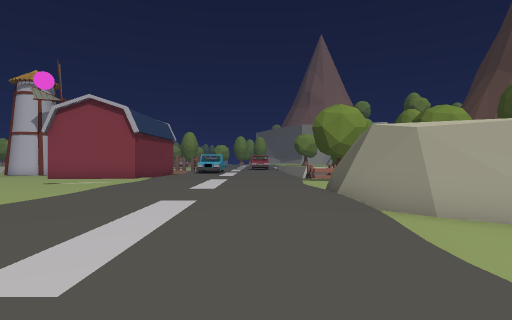
[1] (above)

24 first-person views from a walk through a scene from a Unity 3-D project. The camera is 1.2 m above the floor, looks level and sees 80° across. The floor is counted in squares, 2 m on a side. Each view is taken from the middle of a square. On the plan, view 1 faces up. The plan holds only what a view shows up to about 9 squares ahead; the rest is blank. The place goes on beyond the plan.

[2]
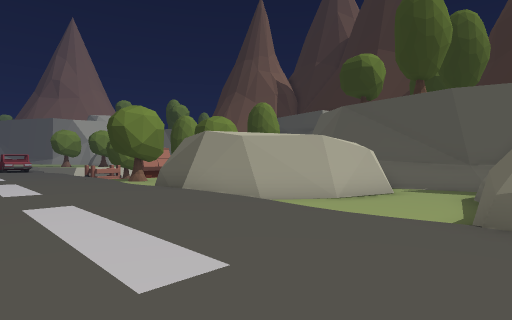

[3]
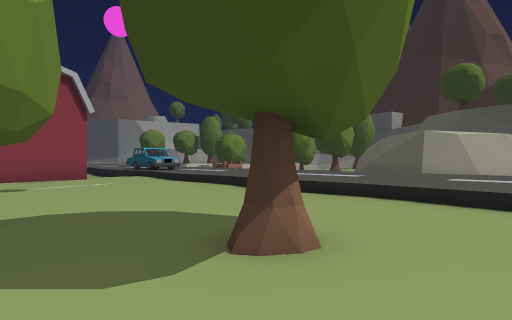

[4]
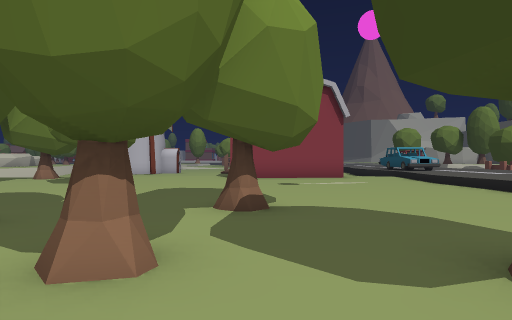

[5]
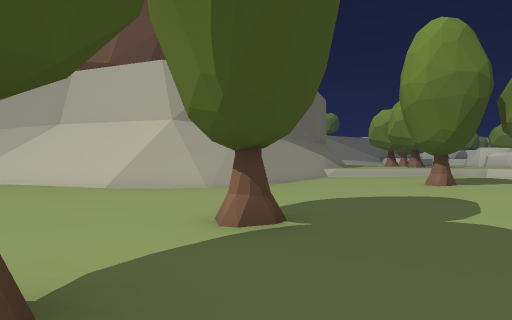

[6]
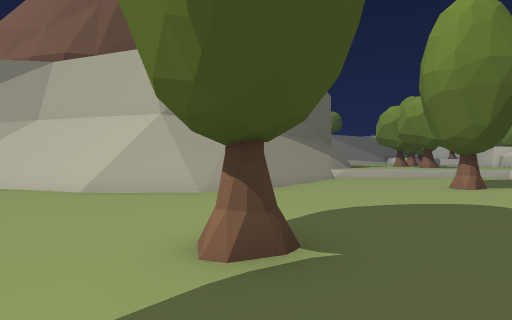

[7]
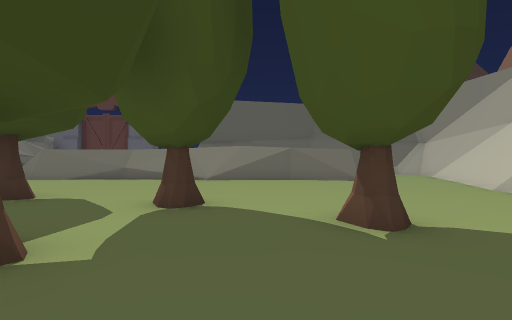

[8]
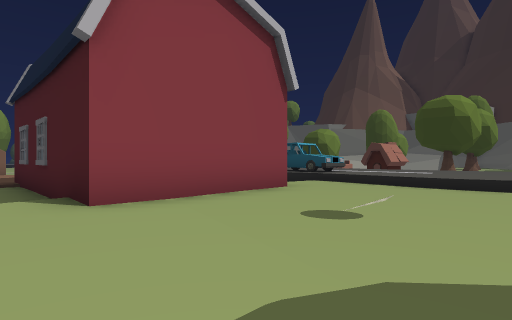

[9]
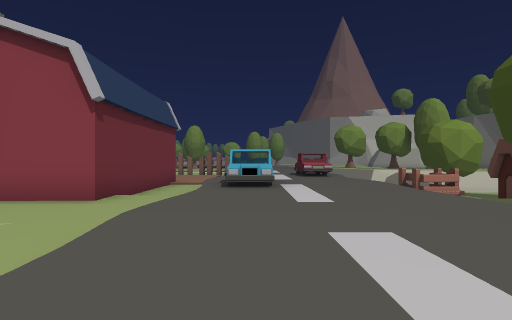

[10]
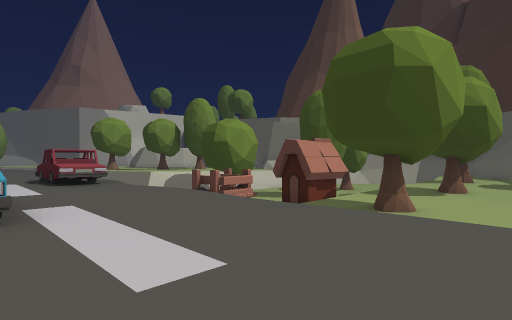

[11]
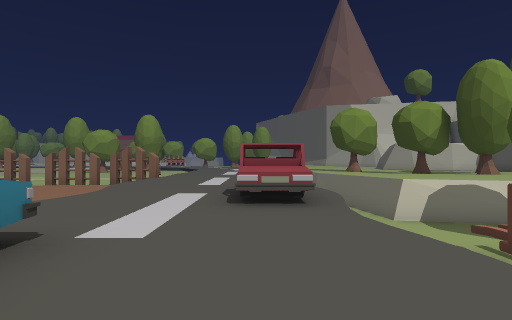

[12]
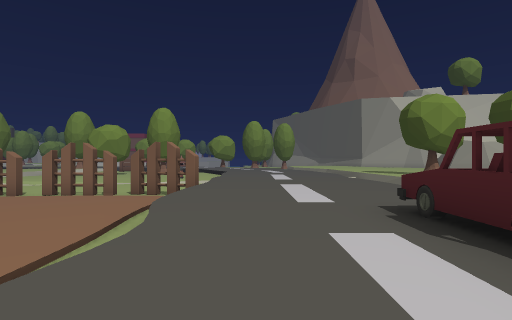

[13]
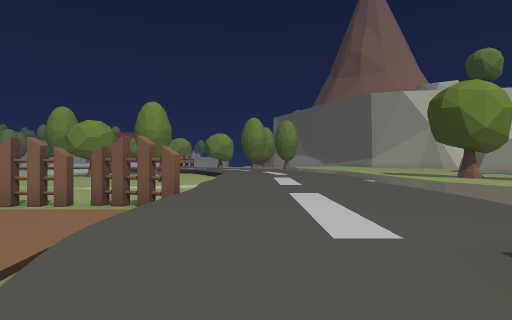

[14]
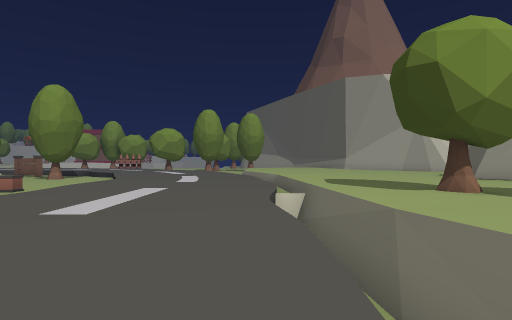

[15]
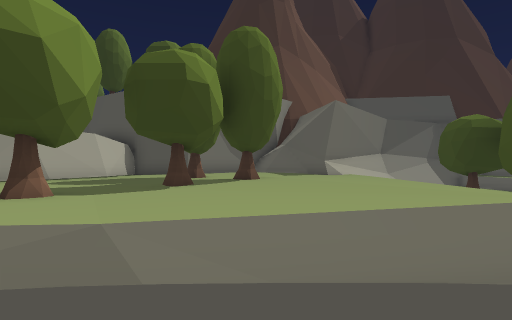

[16]
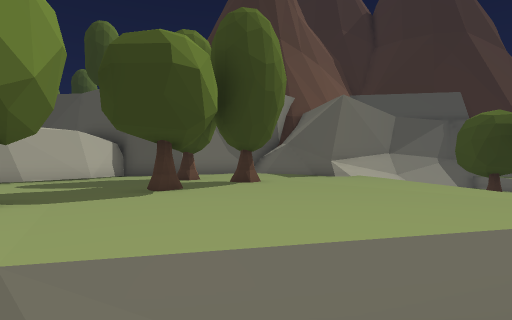

[17]
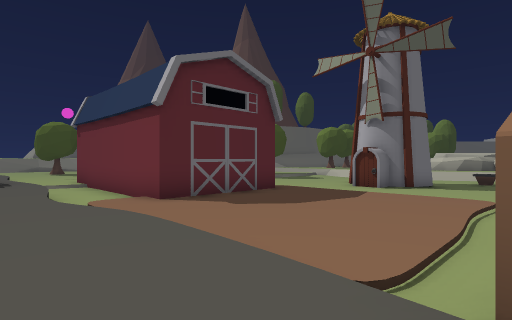

[18]
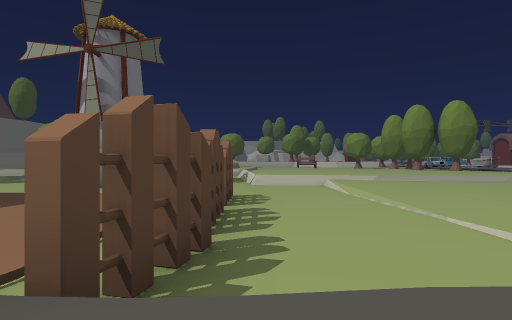

[19]
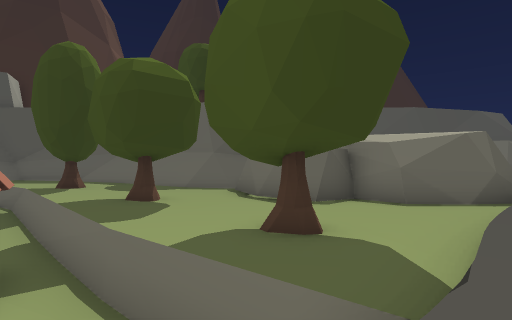

[20]
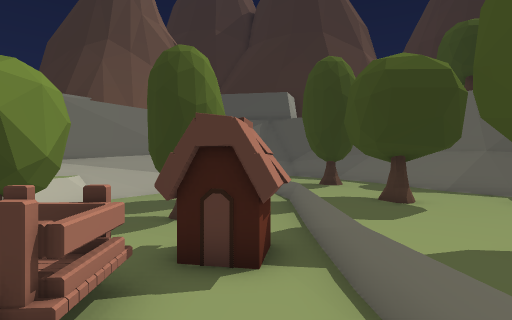

[21]
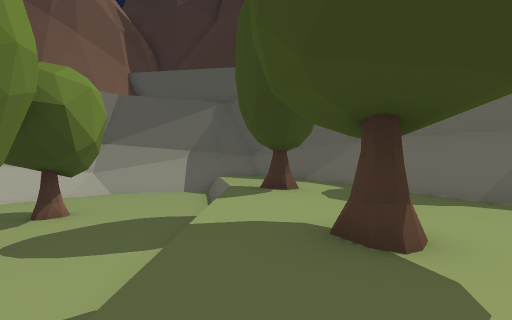

[22]
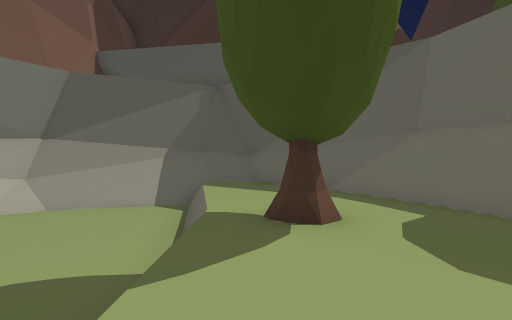

[23]
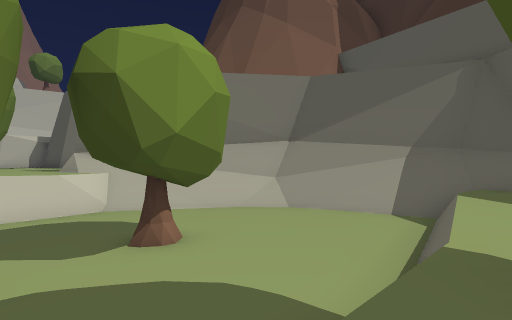

[24]
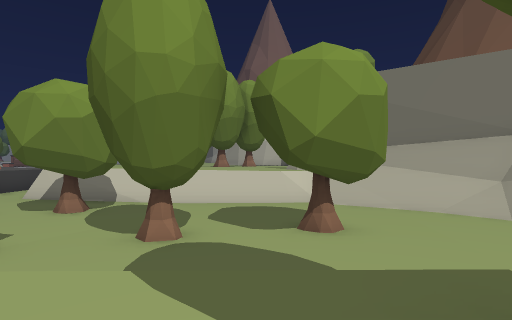

### Floor plan
Key: @ floor where view 1 was taken; # wall or solid block; x gap in a wall; . main floor; - floor 0.25 m lower than the main floor; : floor 0.5 m higher than the main floor; + floor 0.75 m higher than the main floor; _ floor 1 m lower than the main floor; < floor 1.25 m lower than the main floor; / step, stairs or slope; = window, fence, low wall or low ledge; ^ raised ledge; v drop or lower ground; T thing the floor can be seen under or through; O other object.
Columns run from 18 left of view 1 to 16 right of it. Each row starts with its distance up from view 1.
 32        ...     :::://++:: ##
 31        .... O  :::::=++::::##
 30        ......  :::::.++::::::
 29        ////... :::::v+:O:::::
 28        --------:::::T+:O:::::
 27        --------:::::T+:::O::O
 26        --------:::::T++:::::+
 25        -OO-OOOO:::::T+++++OO+
 24      ----//////::::: T+++++++
 23      ---/...../::::: T+++++++:#
 22       --/...../::::: T++++++:##
 21        --...../::::  Tvv#=###=###
 20         /...../=::OO ___   <    ^^
 19          OOOOO/=::OO OO_O<<<<___=#^
 18          O   O/:::OO OO<<<<<_____=#
 17          O   O.::::: OO <<OO_O___ #
 16          O   O.:O::: OOOO<<_______=
 15          O   O.:O:::  <OO<_______v#
 14         -O   O/:O::: vv==vvv__vv=/=
 13  ..O    .OOOOO./::::.........O....#
 12  ....  ........:::::.O...OO..O...##
 11 ..O...O........:::::............##
 10 ...............:::::.........####
  9 ..--...........:::::...###.####
  8 #.--...........::::/####   #
  7 ##.-......O....:::::#
  6  ##-...O.......:::::##
  5   #=.....O..O..:::::/##
  4   ##........O..:::::..####
  3  ###...........:::::......
  2  #=/..........  ::::.......#
  1 ^#/............ ::::... ####
  0 #//..=##=x =#===::@:#
 -1 ^//

Where each view was taken, in squares from view 1:
view 1: 0 up, 0 right, facing up
view 2: 0 up, 2 left, facing up-right
view 3: 3 up, 8 left, facing up-right
view 4: 3 up, 8 left, facing up
view 5: 6 up, 8 left, facing left
view 6: 6 up, 9 left, facing left
view 7: 9 up, 10 left, facing down
view 8: 9 up, 10 left, facing up-right
view 9: 7 up, 2 left, facing up
view 10: 10 up, 2 left, facing up-right
view 11: 14 up, 0 right, facing up
view 12: 17 up, 2 left, facing up
view 13: 19 up, 2 left, facing up
view 14: 23 up, 1 right, facing up
view 15: 25 up, 0 right, facing right
view 16: 25 up, 1 right, facing right
view 17: 25 up, 2 left, facing down-left
view 18: 26 up, 2 left, facing left
view 19: 15 up, 1 right, facing down-right
view 20: 15 up, 1 right, facing right
view 21: 13 up, 5 right, facing right
view 22: 13 up, 8 right, facing right
view 23: 13 up, 9 right, facing up-right
view 24: 12 up, 10 right, facing up
